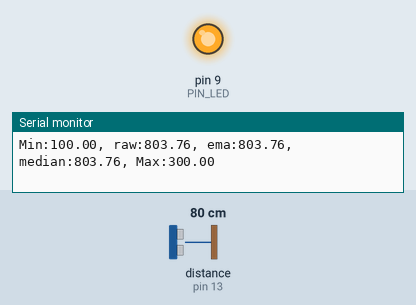
Recording of a sketch running on a simulated Arduino Uno, built with avr-gcc and run on an emulated ATmega328P. Parts: output pins drawn as LEDs (lit = HIGH), the last lines printed to the serial monitor. Wiring (inferred from the names in the program): ultrasonic range finder: trigger pin 12; echo pin 13. The test bench sets the inputs (shaded band); at power-on: distance to the obstacle (sensor on pin 13) 80 cm. The echo pulse lasts 58.3 µs per cm; pins used as bus, display or sensor lines are not drawn.

Above: at 1.2 s.
1.3 s: distance to the obstacle (sensor on pin 13) set to 34 cm
2.8 s: distance to the obstacle (sensor on pin 13) set to 28 cm
At 3.6 s:
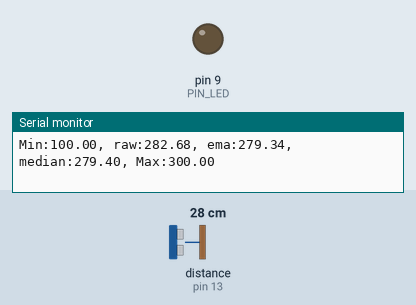
4.4 s: distance to the obstacle (sensor on pin 13) set to 12 cm
5.9 s: distance to the obstacle (sensor on pin 13) set to 9 cm
At 7.1 s:
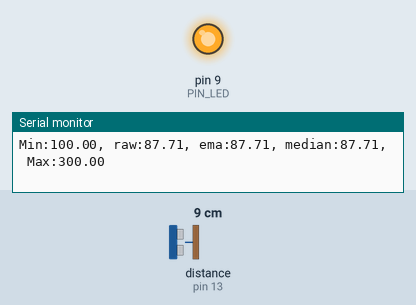
7.5 s: distance to the obstacle (sensor on pin 13) set to 18 cm
At 8.6 s:
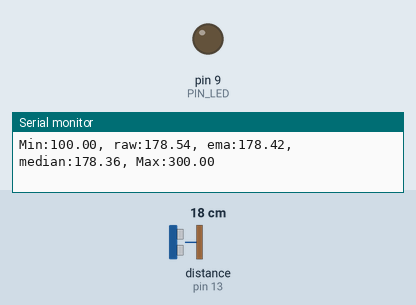
Timing chart, 0 to 10.1 s (numbered marks = the images above; inputs shaded):
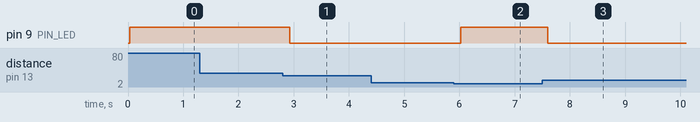

Measured:
- the behaviour switches between 31 and 30 cm on distance to the obstacle (sensor on pin 13) (found by bisection; images 0 and 1)
- the behaviour switches between 11 and 10 cm on distance to the obstacle (sensor on pin 13) (found by bisection; images 1 and 2)
- after the input at 2.8 s, pin 9 (PIN_LED): HIGH → LOW after 0.13 s
- after the input at 5.9 s, pin 9 (PIN_LED): LOW → HIGH after 0.13 s
- after the input at 7.5 s, pin 9 (PIN_LED): HIGH → LOW after 0.10 s

The sketch:

09C19.ino
```cpp
// Arduino pin assignment
#define PIN_LED   9
#define PIN_TRIG  12
#define PIN_ECHO  13

// configurable parameters
#define SND_VEL         346.0     // m/s @24°C
#define INTERVAL        25        // sampling interval [ms]
#define PULSE_DURATION  10        // trigger pulse [us]
#define _DIST_MIN       100.0     // min distance [mm]
#define _DIST_MAX       300.0     // max distance [mm]

// echo timeout
#define TIMEOUT   ((unsigned long)(INTERVAL) * 1000UL)
#define SCALE     (0.001 * 0.5 * SND_VEL)  // duration(us) → distance(mm)

unsigned long last_sampling_time = 0;   // [ms]

// ---- Median filter ----
#define N 10  // window size (홀수 권장)
float buffer[N];
int   buf_index = 0;
bool  buf_filled = false;

float medianFilter(float v) {
  buffer[buf_index] = v;
  buf_index = (buf_index + 1) % N;
  if (buf_index == 0) buf_filled = true;

  int count = buf_filled ? N : buf_index;
  float temp[N];
  for (int i = 0; i < count; ++i) temp[i] = buffer[i];

  // 작은 N에 적합한 삽입정렬
  for (int i = 1; i < count; ++i) {
    float key = temp[i];
    int j = i - 1;
    while (j >= 0 && temp[j] > key) { temp[j + 1] = temp[j]; --j; }
    temp[j + 1] = key;
  }
  return temp[count / 2];
}

// ---- EMA ----
#define _EMA_ALPHA  0.3f           // 0~1 (작을수록 더 매끈/느림)
float dist_ema = 0.0f;
bool  ema_inited = false;

// ---- USS ----
float USS_measure(int TRIG, int ECHO) {
  digitalWrite(TRIG, HIGH);
  delayMicroseconds(PULSE_DURATION);
  digitalWrite(TRIG, LOW);

  unsigned long dur = pulseIn(ECHO, HIGH, TIMEOUT);
  if (dur == 0UL) return 0.0f;     // timeout
  return (float)dur * (float)SCALE;
}

void setup() {
  pinMode(PIN_LED, OUTPUT);
  pinMode(PIN_TRIG, OUTPUT);
  pinMode(PIN_ECHO, INPUT);
  digitalWrite(PIN_TRIG, LOW);

  Serial.begin(115200);
  last_sampling_time = millis();
}

void loop() {
  if (millis() - last_sampling_time < INTERVAL) return;
  last_sampling_time += INTERVAL;

  // 1) 원본 측정값
  float dist_raw = USS_measure(PIN_TRIG, PIN_ECHO);

  // 2) 중위수 필터
  float dist_median = medianFilter(dist_raw);

  // 3) EMA (median 기반으로 더 매끈하게)
  if (!ema_inited) { dist_ema = dist_median; ema_inited = true; }
  else {
    dist_ema = _EMA_ALPHA * dist_median + (1.0f - _EMA_ALPHA) * dist_ema;
    // 만약 raw 기반 EMA를 원하면 위에서 dist_median 대신 dist_raw 사용
  }

  // 예시 제어: median 기준으로 100~300mm이면 ON
  digitalWrite(PIN_LED, (dist_median > 100.0 && dist_median < 300.0) ? LOW : HIGH);

  // ── 시리얼 플로터 출력형식 ──
  Serial.print("Min:");      Serial.print(_DIST_MIN);
  Serial.print(", raw:");    Serial.print(dist_raw);
  Serial.print(", ema:");    Serial.print(dist_ema);
  Serial.print(", median:"); Serial.print(dist_median);
  Serial.print(", Max:");    Serial.print(_DIST_MAX);
  Serial.println("");
}
```
